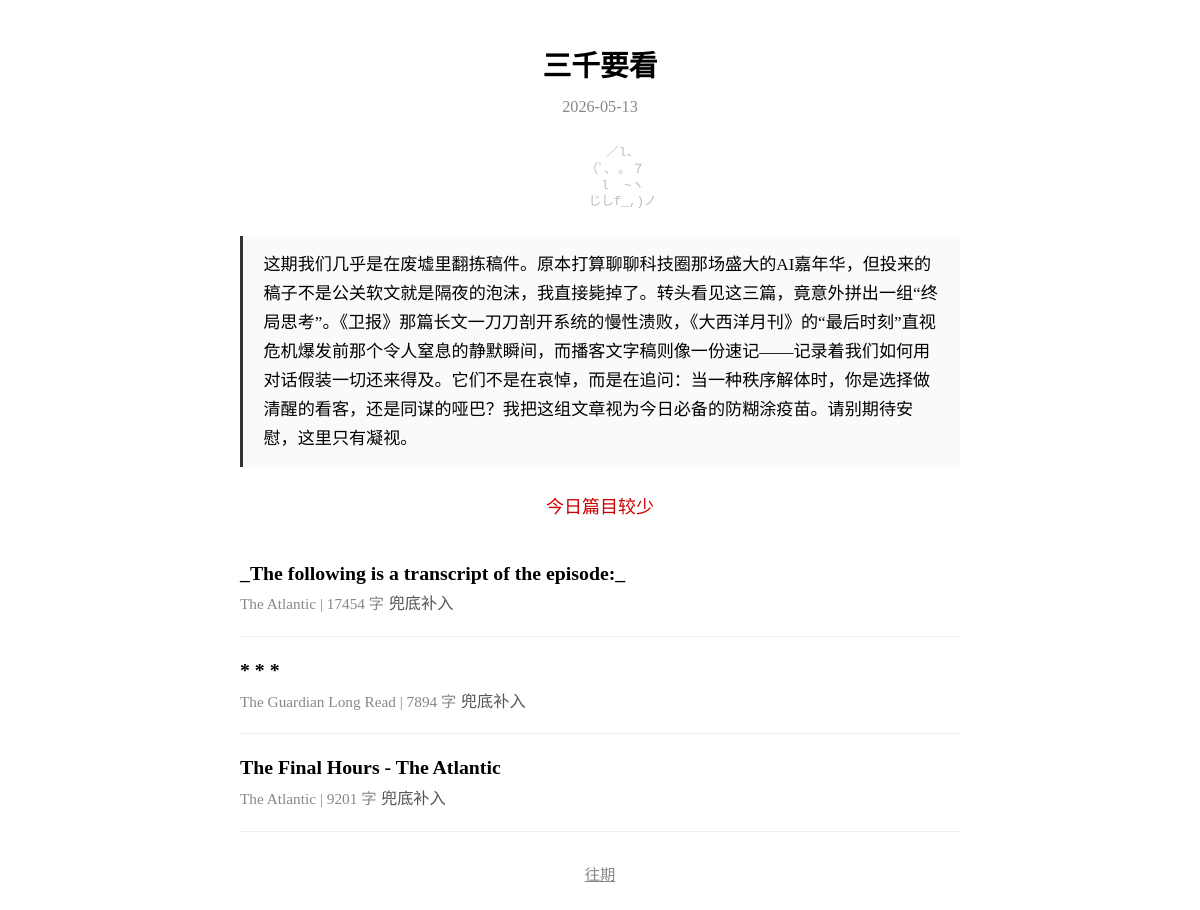
The app's page /, older data.
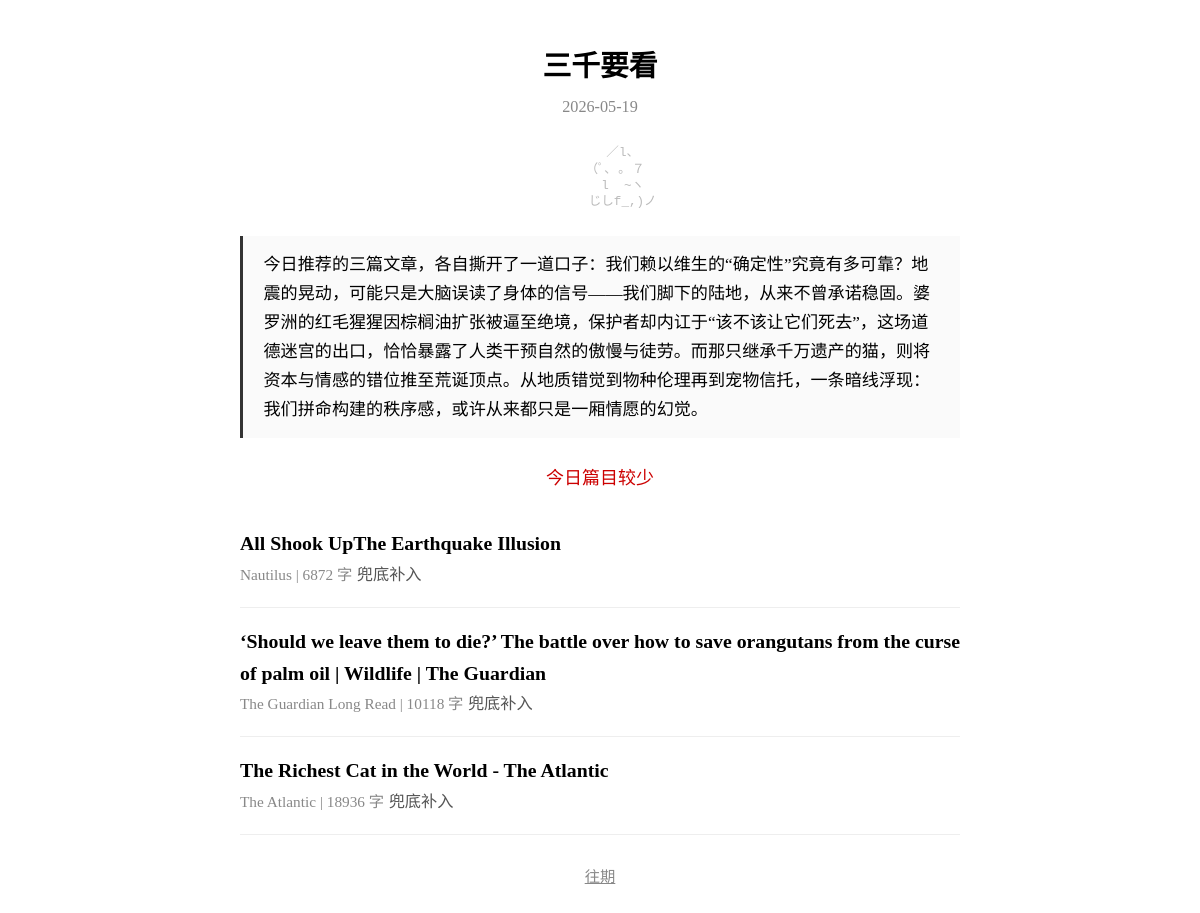
The same page, newer data.
### tables this page shows
CREATE TABLE issues (
            date TEXT PRIMARY KEY,
            articles TEXT NOT NULL DEFAULT '[]',
            editor_note TEXT NOT NULL DEFAULT '',
            stats TEXT NOT NULL DEFAULT '{}',
            epub_sent_at TEXT
        );

CREATE TABLE articles (
            id TEXT PRIMARY KEY,
            title_zh TEXT NOT NULL DEFAULT '',
            source TEXT NOT NULL DEFAULT '',
            source_url TEXT NOT NULL DEFAULT '',
            author TEXT NOT NULL DEFAULT '',
            summary_zh TEXT NOT NULL DEFAULT '',
            tags TEXT NOT NULL DEFAULT '[]',
            word_count_zh INTEGER NOT NULL DEFAULT 0,
            original_word_count INTEGER NOT NULL DEFAULT 0,
            translation_model TEXT NOT NULL DEFAULT '',
            prompt_version TEXT NOT NULL DEFAULT '',
            quality_score TEXT NOT NULL DEFAULT '{}',
            read_status TEXT NOT NULL DEFAULT 'unread',
            read_at TEXT,
            fetched_at TEXT NOT NULL DEFAULT ''
        , section_id TEXT NOT NULL DEFAULT '', has_spoiler INTEGER NOT NULL DEFAULT 0, topic_keywords TEXT NOT NULL DEFAULT '[]');

### server.py (the view)
@app.get("/", response_class=HTMLResponse)
async def index():
    latest_date = get_latest_issue_date()
    today_str = date.today().isoformat()
    if not latest_date:
        template = env.get_template("index.html")
        return template.render(issue=None, articles=[], today=today_str)
    issue = get_issue(latest_date)
    if not issue:
        template = env.get_template("index.html")
        return template.render(issue=None, articles=[], today=today_str)
    article_ids = issue.get("articles", [])
    articles = get_articles_by_ids(article_ids)
    template = env.get_template("index.html")
    return template.render(issue=issue, articles=articles, today=latest_date)

### templates/index.html (shortened to what this page needs)
<!DOCTYPE html>
<html lang="zh-CN">
<head>
</head>
<body>
{% if issue %}
<h1>三千要看</h1>
<div class="date">{{ today }}</div>
<pre class="cat-art">
      ／l、
    （ﾟ､ ｡ ７
      l  ~ヽ
      じしf_,)ノ
</pre>
<div class="editor-note">
{{ issue.editor_note | e }}
</div>
{% if issue.stats.get('fallback_note') %}
<p style="color:#c00;text-align:center">{{ issue.stats.fallback_note }}</p>
{% endif %}
<ul class="article-list">
{% for a in articles %}
<li class="article-item">
  <a href="/article/{{ a.id }}">
    <span class="title">{{ a.title_zh or a.id }}</span>
    <span class="meta">{{ a.source }} | {{ a.word_count_zh }} 字</span>
    <span class="summary">{{ a.summary_zh }}</span>
  </a>
</li>
{% endfor %}
</ul>
{% endif %}
<div class="footer">
  <a href="/archive">往期</a>
</div>
</body>
</html>

Row changes from the older to the newer data that the page shows:
removed issues: date "2026-05-13", editor_note "这期我们几乎是在废墟里翻拣稿件。原本打算聊聊科技圈那场盛大的AI嘉年华，但投来的稿子不是公关软文就是隔夜的泡沫，我直接毙掉了。转头看见这三篇，竟意外拼出一组“终局思考”。《卫报》那篇长文一刀刀剖开系统的慢性溃败，《大西洋月刊》的“最后时刻”直视危机爆发前那个令人窒息的静默瞬间，而播客文字稿则像一份速记——记录着我们如何用对话假装一切还来得及。它们不是在哀悼，而是在追问：当一种秩序解体时，你是选择做清醒的看客，还是同谋的哑巴？我把这组文章视为今日必备的防糊涂疫苗。请别期待安慰，这里只有凝视。"
removed articles: title_zh "_The following is a transcript of the episode:_", source "The Atlantic", word_count_zh "17454", summary_zh "兜底补入"
removed articles: title_zh "* * *", source "The Guardian Long Read", word_count_zh "7894", summary_zh "兜底补入"
removed articles: title_zh "The Final Hours - The Atlantic", source "The Atlantic", word_count_zh "9201", summary_zh "兜底补入"
added issues: date "2026-05-19", editor_note "今日推荐的三篇文章，各自撕开了一道口子：我们赖以维生的“确定性”究竟有多可靠？地震的晃动，可能只是大脑误读了身体的信号——我们脚下的陆地，从来不曾承诺稳固。婆罗洲的红毛猩猩因棕榈油扩张被逼至绝境，保护者却内讧于“该不该让它们死去”，这场道德迷宫的出口，恰恰暴露了人类干预自然的傲慢与徒劳。而那只继承千万遗产的猫，则将资本与情感的错位推至荒诞顶点。从地质错觉到物种伦理再到宠物信托，一条暗线浮现：我们拼命构建的秩序感，或许从来都只是一厢情愿的幻觉。"
added articles: title_zh "All Shook UpThe Earthquake Illusion", source "Nautilus", word_count_zh "6872", summary_zh "兜底补入"
added articles: title_zh "‘Should we leave them to die?’ The battle over how to save orangutans from the curse of palm oil | Wildlife | The Guardian", source "The Guardian Long Read", word_count_zh "10118", summary_zh "兜底补入"
added articles: title_zh "The Richest Cat in the World - The Atlantic", source "The Atlantic", word_count_zh "18936", summary_zh "兜底补入"
